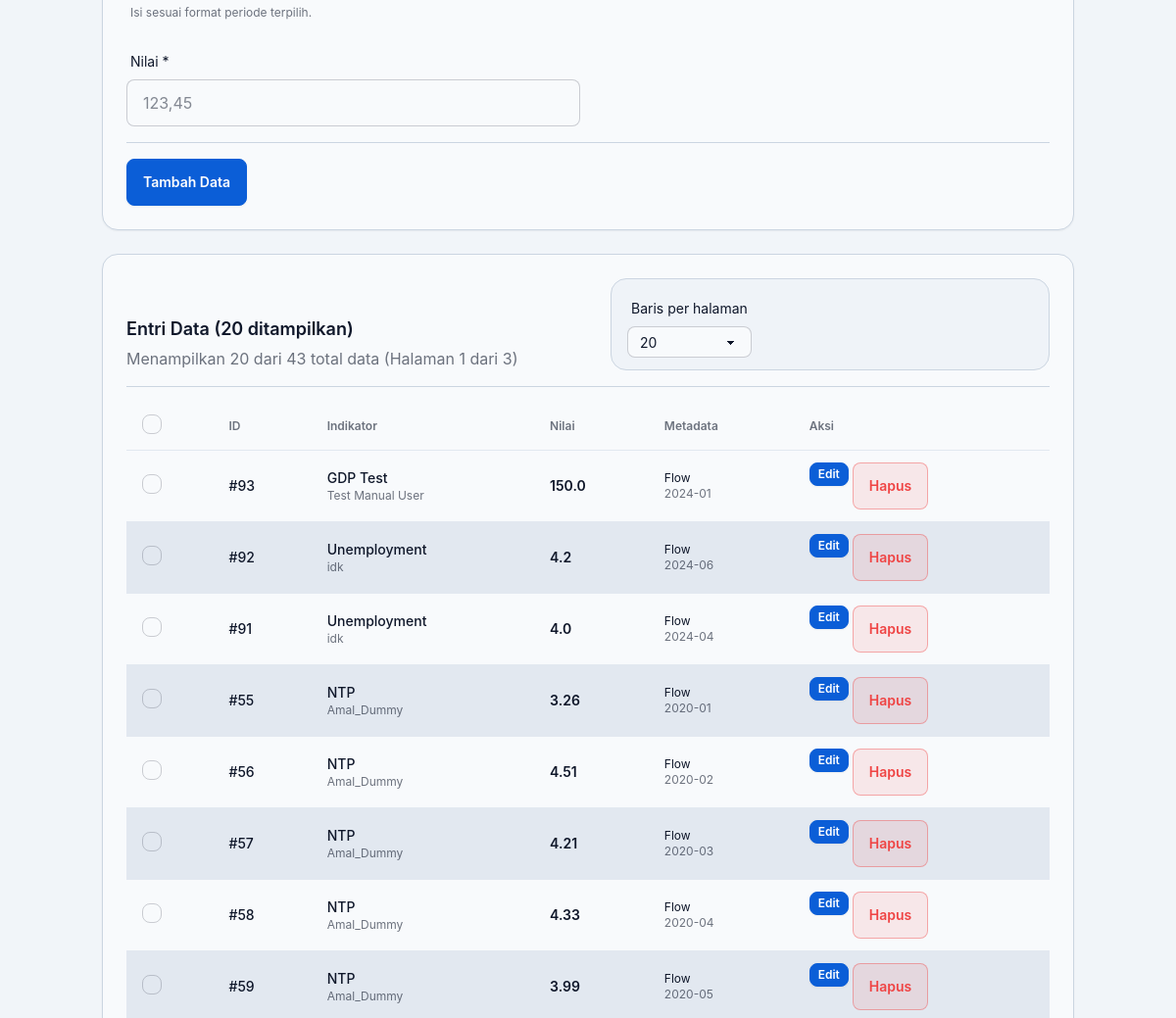
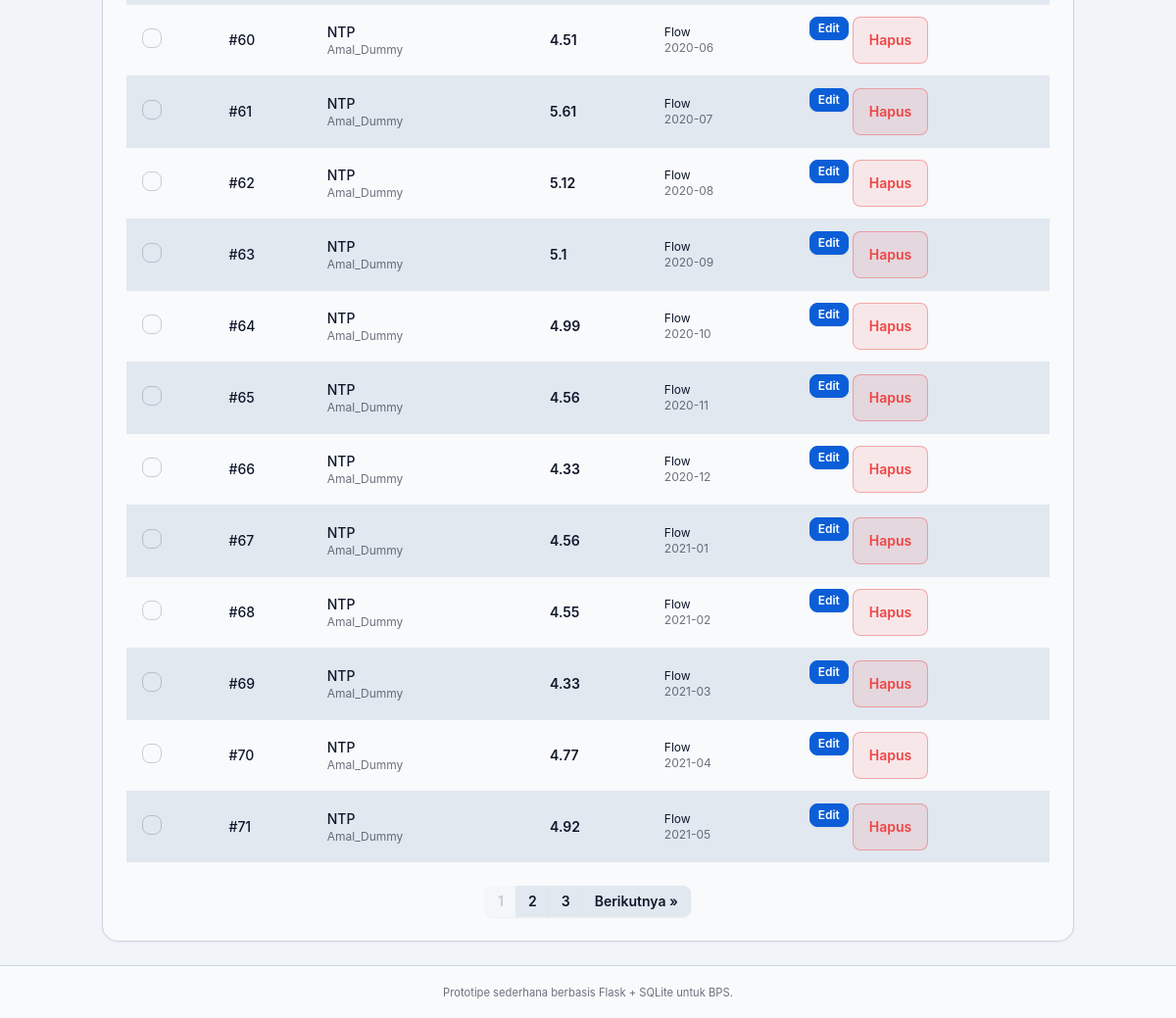
/data-management (lower part), run on an earlier commit of the app's database (2 pictures, top to bottom).
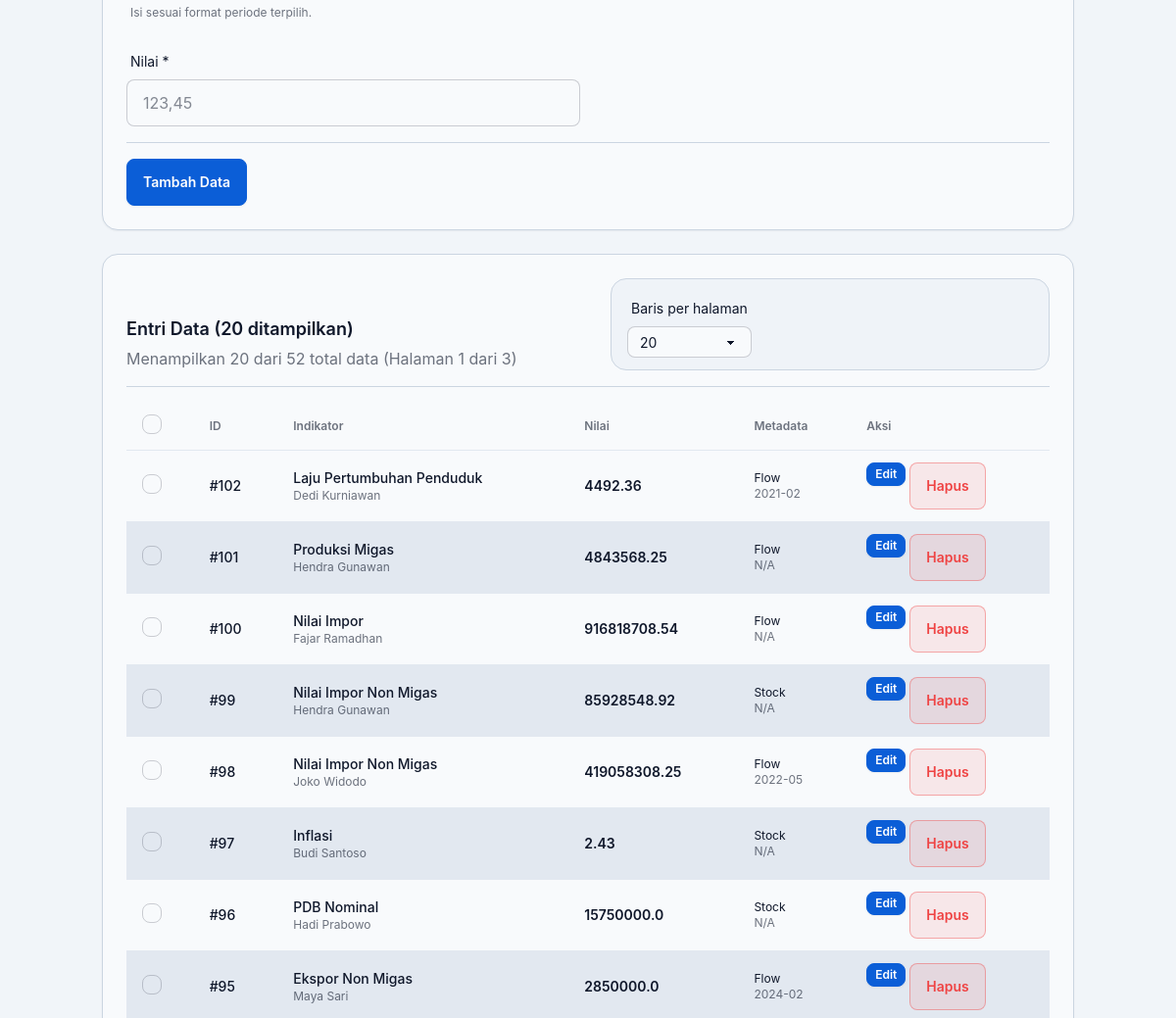
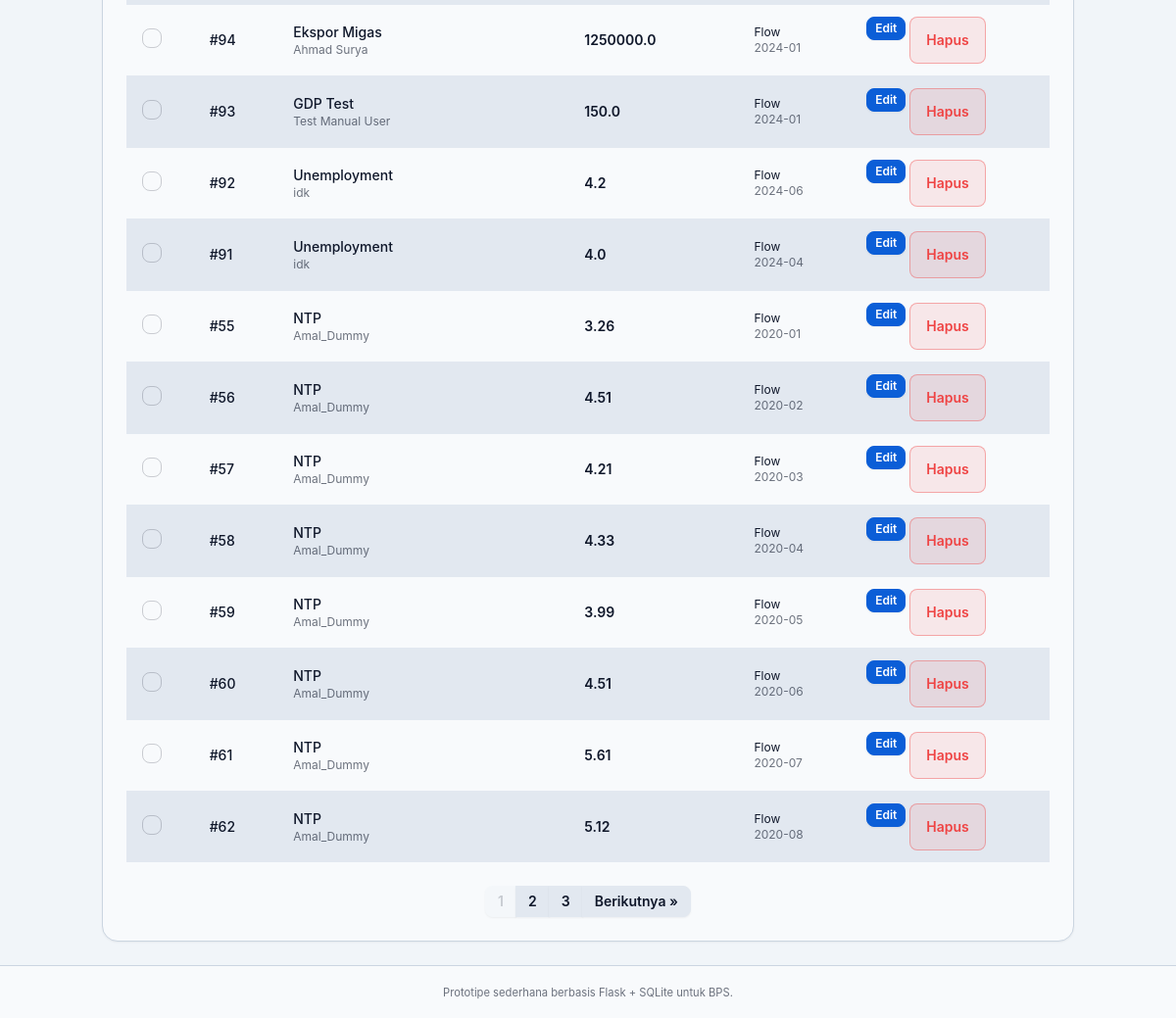
And on a later commit of the database (2 pictures, top to bottom).
### tables this page shows
CREATE TABLE data_entries (
                id INTEGER PRIMARY KEY AUTOINCREMENT,
                uploader_name TEXT NOT NULL,
                version TEXT NOT NULL,
                template_type TEXT,
                data_type TEXT,
                time_period TEXT,
                indicator_name TEXT NOT NULL,
                value REAL,
                unit TEXT,
                region_code TEXT,
                year INTEGER,
                month INTEGER,
                quarter INTEGER,
                created_at TEXT NOT NULL
            );

### app.py (the view, shortened to what this page needs)
@app.route("/data-management", methods=["GET", "POST"])
def data_management():
    data_type = request.args.get("data_type", "")
    time_period = request.args.get("time_period", "")
    uploader = request.args.get("uploader", "")
    indicator = request.args.get("indicator", "")
    page = int(request.args.get("page", 1))
    limit = int(request.args.get("limit", 20))  # Default 20 rows for management
    if limit not in [5, 10, 15, 20, 30, 50, 100]:
        limit = 20
    offset = (page - 1) * limit
    entries = query_data_entries(
        data_type=data_type or None,
        time_period=time_period or None,
        uploader=uploader or None,
        indicator=indicator or None,
        limit=limit,
        offset=offset
    )
    total_entries = get_total_entries_count(
        data_type=data_type or None,
        time_period=time_period or None,
        uploader=uploader or None,
        indicator=indicator or None
    )
    total_pages = (total_entries + limit - 1) // limit  # Ceiling division
    filters = {
        "data_type": data_type,
        "time_period": time_period,
        "uploader": uploader,
        "indicator": indicator,
        "page": page,
        "limit": limit,
        "total_pages": total_pages,
        "total_entries": total_entries
    }
    filter_options = get_filter_options()
    return render_template("data_management.html", entries=entries, filters=filters, filter_options=filter_options)

### models.py (called while the page is built)
def get_conn() -> sqlite3.Connection:
    conn = sqlite3.connect(DB_PATH, detect_types=sqlite3.PARSE_DECLTYPES)
    conn.row_factory = sqlite3.Row
    return conn

def get_filter_options() -> Dict[str, List[str]]:
    with closing(get_conn()) as conn:
        uploaders = conn.execute(
            "SELECT DISTINCT uploader_name FROM data_entries ORDER BY uploader_name"
        ).fetchall()
        uploader_list = [row["uploader_name"] for row in uploaders]
        indicators = conn.execute(
            "SELECT DISTINCT indicator_name FROM data_entries ORDER BY indicator_name"
        ).fetchall()
        indicator_list = [row["indicator_name"] for row in indicators]
        return {
            "uploaders": uploader_list,
            "indicators": indicator_list
        }

### templates/data_management.html (shortened to what this page needs)
{% extends "base_tailwind.html" %}
{% block content %}
{% include "partials/_management_insert_form.html" %}
{% include "partials/_management_table.html" %}
{% endblock %}

### templates/partials/_management_table.html (shortened to what this page needs)
<section class="panel">
    {% if entries %}
    <div class="panel-header md:flex-row md:items-end md:justify-between">
        <div class="space-y-1">
            <h3 class="text-lg font-semibold">Entri Data ({{ entries|length }} ditampilkan)</h3>
            <div class="text-base-content/60">
                Menampilkan {{ entries|length }} dari {{ filters.total_entries }} total data
                (Halaman {{ filters.page }} dari {{ filters.total_pages }})
            </div>
        </div>
        <div class="toolbar-bar md:w-auto md:min-w-[28rem]">
            <div class="form-control">
                <label for="limit-selector" class="label">
                    <span class="label-text">Baris per halaman</span>
                </label>
                <select id="limit-selector" onchange="changeLimit(this.value)" class="control control--sm">
                    <option value="20" {% if filters.limit == 20 %}selected{% endif %}>20</option>
                </select>
            </div>
        </div>
    </div>
    <div class="mt-4 md:hidden overflow-x-auto">
        <table class="table table-zebra w-full text-sm">
            <thead>
                <tr class="text-base-content/60">
                    <th class="w-8"><input type="checkbox" class="checkbox checkbox-sm" onclick="toggleSelectAllMobile(this)"></th>
                    <th>ID</th>
                    <th>Indikator</th>
                    <th>Nilai</th>
                    <th>Metadata</th>
                    <th>Aksi</th>
                </tr>
            </thead>
            <tbody>
                {% for entry in entries %}
                <tr data-entry-id="{{ entry.id }}">
                    <td><input type="checkbox" class="row-checkbox checkbox checkbox-sm" value="{{ entry.id }}" data-entry-id="{{ entry.id }}"></td>
                    <td class="font-medium">#{{ entry.id }}</td>
                    <td>
                        <div class="font-medium truncate max-w-[100px]">{{ entry.indicator_name }}</div>
                        <div class="text-xs text-base-content/60">{{ entry.uploader_name }}</div>
                    </td>
                    <td class="font-semibold">{{ entry.value }}</td>
                    <td>
                        <div class="text-xs">{{ entry.data_type|title }}</div>
                        <div class="text-xs text-base-content/60">{{ entry.tanggal_data }}</div>
                    </td>
                    <td>
                        <div class="flex gap-1">
                            <button
                                type="button"
                                class="btn btn-primary btn-xs management-action-btn"
                                data-entry-id="{{ entry.id }}"
                                data-uploader="{{ entry.uploader_name|e }}"
                                data-version="{{ entry.version|e }}"
                                data-indicator="{{ entry.indicator_name|e }}"
                                data-value="{{ entry.value }}"
                                data-data-type="{{ entry.data_type }}"
                                data-time-period="{{ entry.time_period }}"
                                onclick="openEntryEditModal(this)"
                            >
                                Edit
                            </button>
                            <form method="POST" class="inline">
                                <button type="button" class="btn-danger-soft btn-xs js-confirm-action management-action-btn" data-confirm-title="Hapus data ini?" data-confirm-message="Data yang dipilih akan dihapus permanen." data-confirm-label="Hapus" data-confirm-submit="true">Hapus</button>
                            </form>
                        </div>
                    </td>
                </tr>
                {% endfor %}
            </tbody>
        </table>
    </div>
    {% set pagination_aria_label = "Paginasi manajemen data" %}
    {% set pagination_endpoint = "data_management" %}
{% include "partials/_pagination.html" %}
    {% else %}
    {% set message = "Belum ada data yang cocok dengan filter manajemen saat ini." %}
    {% endif %}
</section>

What changed in the data, as far as the page shows it:
no longer on this page (row unchanged): data_entries: id "63", indicator_name "NTP", uploader_name "Amal_Dummy", value "5.1", data_type "Flow", tanggal_data "2020-09"
no longer on this page (row unchanged): data_entries: id "64", indicator_name "NTP", uploader_name "Amal_Dummy", value "4.99", data_type "Flow", tanggal_data "2020-10"
no longer on this page (row unchanged): data_entries: id "65", indicator_name "NTP", uploader_name "Amal_Dummy", value "4.56", data_type "Flow", tanggal_data "2020-11"
no longer on this page (row unchanged): data_entries: id "66", indicator_name "NTP", uploader_name "Amal_Dummy", value "4.33", data_type "Flow", tanggal_data "2020-12"
no longer on this page (row unchanged): data_entries: id "67", indicator_name "NTP", uploader_name "Amal_Dummy", value "4.56", data_type "Flow", tanggal_data "2021-01"
no longer on this page (row unchanged): data_entries: id "68", indicator_name "NTP", uploader_name "Amal_Dummy", value "4.55", data_type "Flow", tanggal_data "2021-02"
no longer on this page (row unchanged): data_entries: id "69", indicator_name "NTP", uploader_name "Amal_Dummy", value "4.33", data_type "Flow", tanggal_data "2021-03"
no longer on this page (row unchanged): data_entries: id "70", indicator_name "NTP", uploader_name "Amal_Dummy", value "4.77", data_type "Flow", tanggal_data "2021-04"
no longer on this page (row unchanged): data_entries: id "71", indicator_name "NTP", uploader_name "Amal_Dummy", value "4.92", data_type "Flow", tanggal_data "2021-05"
added data_entries: id "102", indicator_name "Laju Pertumbuhan Penduduk", uploader_name "Dedi Kurniawan", value "4492.36", data_type "Flow", tanggal_data "2021-02"
added data_entries: id "101", indicator_name "Produksi Migas", uploader_name "Hendra Gunawan", value "4843568.25", data_type "Flow", tanggal_data "N/A"
added data_entries: id "100", indicator_name "Nilai Impor", uploader_name "Fajar Ramadhan", value "916818708.54", data_type "Flow", tanggal_data "N/A"
added data_entries: id "99", indicator_name "Nilai Impor Non Migas", uploader_name "Hendra Gunawan", value "85928548.92", data_type "Stock", tanggal_data "N/A"
added data_entries: id "98", indicator_name "Nilai Impor Non Migas", uploader_name "Joko Widodo", value "419058308.25", data_type "Flow", tanggal_data "2022-05"
added data_entries: id "97", indicator_name "Inflasi", uploader_name "Budi Santoso", value "2.43", data_type "Stock", tanggal_data "N/A"
added data_entries: id "96", indicator_name "PDB Nominal", uploader_name "Hadi Prabowo", value "15750000.0", data_type "Stock", tanggal_data "N/A"
added data_entries: id "95", indicator_name "Ekspor Non Migas", uploader_name "Maya Sari", value "2850000.0", data_type "Flow", tanggal_data "2024-02"
added data_entries: id "94", indicator_name "Ekspor Migas", uploader_name "Ahmad Surya", value "1250000.0", data_type "Flow", tanggal_data "2024-01"
Also different on the page:
{{ filters.total_entries }}: "43" → "52"
